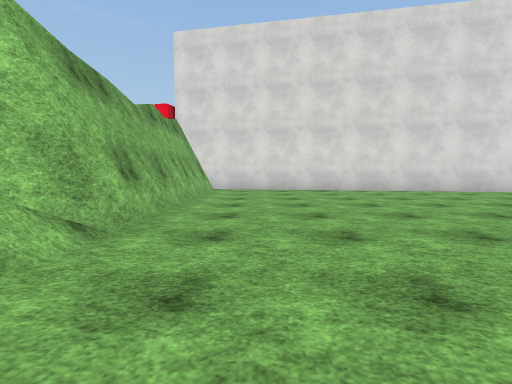
View 1 (above)

13 first-person views from a walk through a scene from a Unity 3-D project. The camera is 1.2 m above the floor, tilts 4° down and sees 85° across. The floor is counted in squares, 2 m on a side. Each view is taken from the middle of a square. On the plan, view 1 faces up. The plan holds only what a view shows up to about 9 squares ahead; the rest is blank. The place goes on beyond the plan. The player character is not drawn. Surface patterns are stand-ins for the level's own textures.

View 2
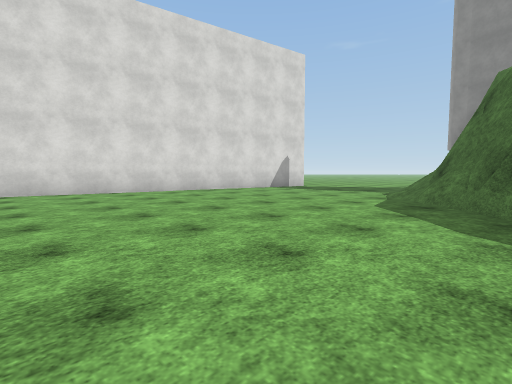

View 3
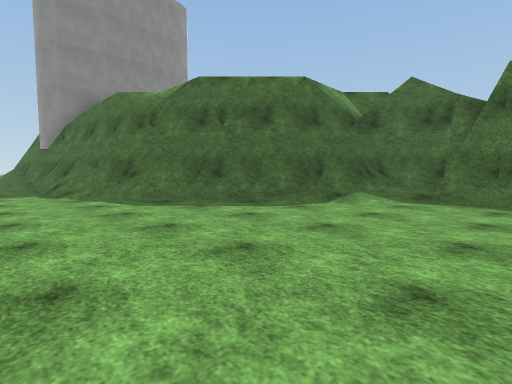

View 4
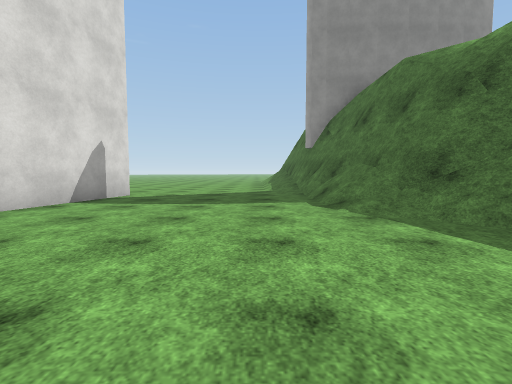

View 5
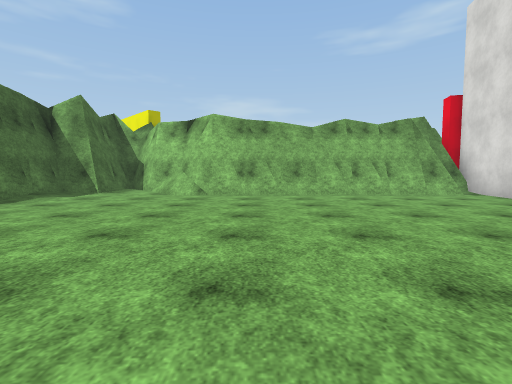

View 6
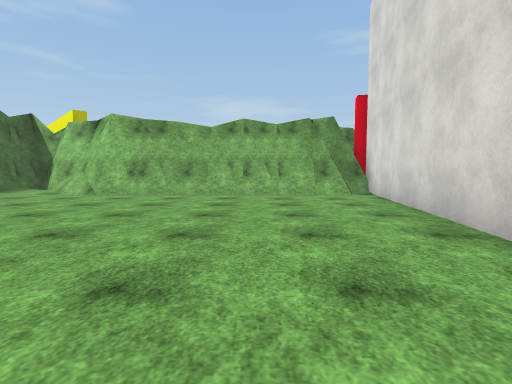

View 7
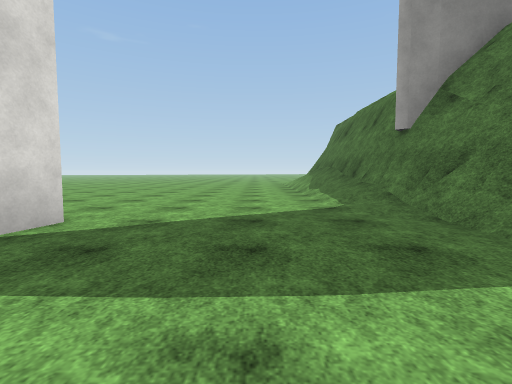

View 8
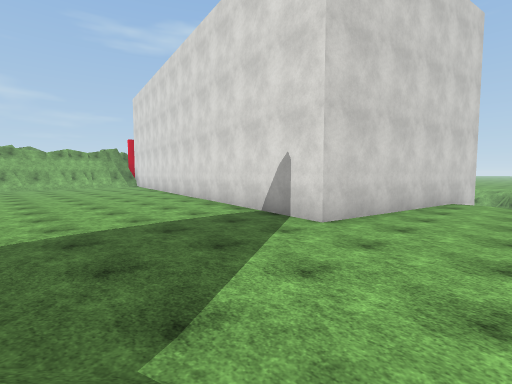

View 9
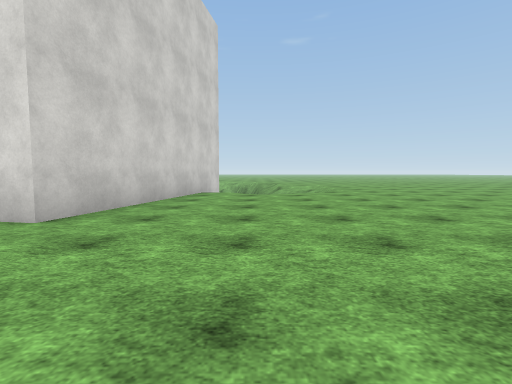

View 10
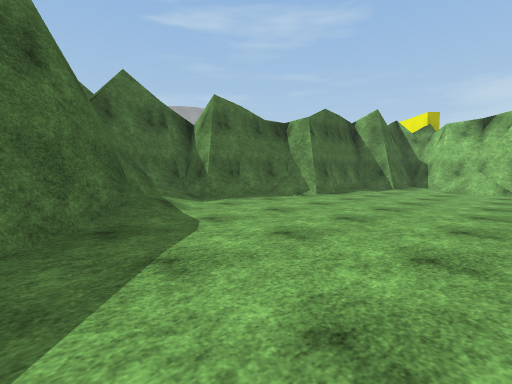

View 11
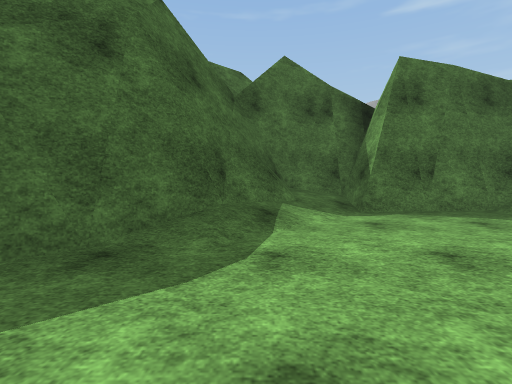

View 12
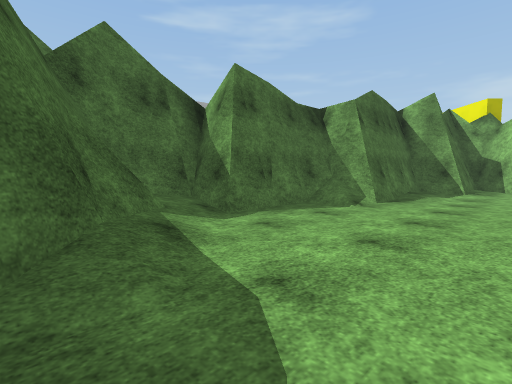

View 13
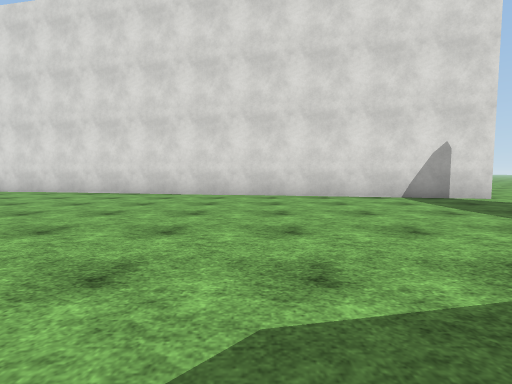

### Floor plan
Key: @ floor where view 1 was taken; # wall or solid block; . floor; / step, stairs or slope.
Columns run from 3 left of view 1 to 17 right of it. Each row starts with its distance up from view 1.
 10  #######        ##...
  9  #.....######   #....
  8  #..........#####....
  7  #...................
  6  #...................
  5  #...................
  4  #...................
  3  #...............////
  2 ##...........///#####
  1 #/..........#####
  0 #/.@.......##
 -1 ##///..../##
 -2  #  ####/##
 -3       ####

Positions as (right, up) in squares from view 1, and headings:
1: (0, 0), facing up
2: (3, 0), facing up-right
3: (3, 4), facing down-right
4: (6, 4), facing right
5: (6, 4), facing left
6: (6, 7), facing left
7: (10, 5), facing right
8: (16, 3), facing up-left
9: (16, 4), facing up
10: (8, 3), facing down-left
11: (6, 2), facing down
12: (7, 1), facing down-left
13: (8, 1), facing up
